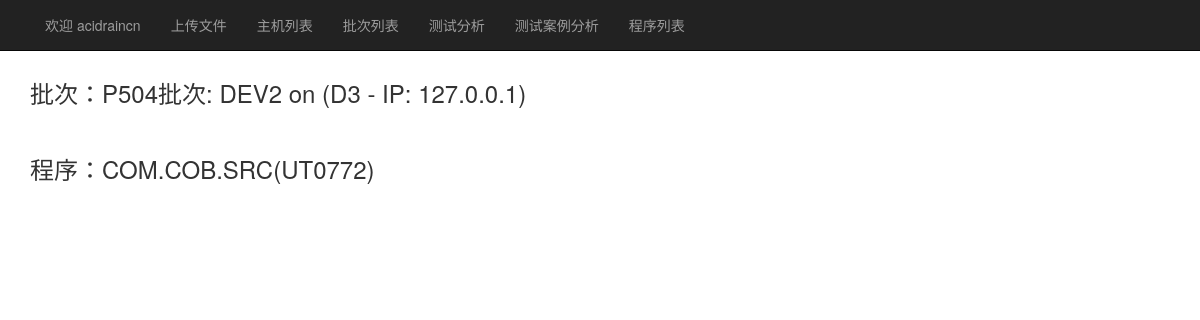
Page /testanalysis/1/ (signed in) on the committed database.
### TestMIS/models.py (models this page shows, shortened)
class TestAnalysis(models.Model):
    version = models.ForeignKey(Version)
    program = models.ForeignKey(Program)
    class Meta:
        verbose_name = "测试分析"
        verbose_name_plural = "测试分析"

class Version(models.Model):
    name = models.CharField(
        verbose_name='批次号',
        max_length=4,
    )
    place = models.ForeignKey(
        verbose_name='主机环境',
        to=Place,
    )
    alias = models.CharField(
        verbose_name='主机环境前缀',
        max_length=4,
    )
    class Meta:
        verbose_name = "批次"
        verbose_name_plural = "批次列表"
    def __unicode__(self):
        return u"{0}批次: {2} on ({1})".format(self.name, self.place, self.alias)

class Place(models.Model):
    name = models.CharField(
        verbose_name='主机名',
        help_text='D3/D4/D5...等主机名称',
        max_length=10,
        primary_key=True,
    )
    ip = models.IPAddressField(
        verbose_name='IP地址',
        help_text='主机对应的IP地址',
    )
    port = models.IntegerField(
        verbose_name='IP端口(默认为0)',
        default=0,
        help_text='主机PCOM的IP端口',
    )
    class Meta:
        verbose_name = "主机"
        verbose_name_plural = "主机列表"
    def __unicode__(self):
        return u"{0} - IP: {1}".format(self.name, self.ip)

class Program(models.Model):
    PDS_LIST = (
        'ONL.COB.SRC', 'COM.COB.SRC', 'BTCH.COB.SRC',
        'ONL.MVSCOB.SRC', 'COM.MVSCOB.SRC', 'BTCH.MVSCOB.SRC',
        )
    PDS_CHOICES = ((x, x) for x in PDS_LIST)
    name = models.CharField(
        verbose_name='程序名',
        max_length=12,
    )
    pds = models.CharField(
        verbose_name='PDS',
        max_length=20,
        choices=PDS_CHOICES,
    )
    class Meta:
        verbose_name = "程序"
        verbose_name_plural = "程序列表"
    def __unicode__(self):
        return u"{0}({1})".format(self.pds, self.name)

### TestMIS/views.py (the view)
# urls.py: url(r'^testanalysis/(?P<pk>\d+)/$', TestAnaDetailView.as_view(), name='testana_detail'),
class TestAnaDetailView(DetailView):
    model = TestAnalysis
    template_name = 'testanalysis_detail.html'
    context_object_name = 'testanalysis_detail'

### templates/testanalysis_detail.html
{% extends 'base.html' %}
{% block content %}
{% if testanalysis_detail %}
  <h3>批次：{{ testanalysis_detail.version }}</h3><br>
  <h3>程序：{{ testanalysis_detail.program }}</h3>
{% endif %}
{% endblock %}

### templates/base.html (shortened to what this page needs)
<html lang="en">
<head>
    {% load staticfiles %}
    {% block css %}
    <link rel="stylesheet" type="text/css" href="{% static 'TestMIS/bootstrap.min.css' %}" />
    {% endblock %}
</head>
<body>
<nav class="navbar navbar-inverse navbar-fixed-top">
    <div class="container">
        <div id="navbar" class="collapse navbar-collapse">
            <ul class="nav navbar-nav">
                {% if user.is_authenticated %}
                <li><a href="#"> 欢迎 {{ user.username }}</a></li>
                    <li><a href="{% url 'upload_file' %}">上传文件</a></li>
                    <li><a href="{% url 'place_list' %}">主机列表</a></li>
                    <li class=""><a href="{% url 'ver_list' %}">批次列表</a></li>
                    <li><a href="{% url 'testana_list' %}">测试分析</a></li>
                <li><a href="{% url 'testcase_list' %}">测试案例分析</a></li>
                <li><a href="{% url 'prog_list' %}">程序列表</a></li>
                {% endif %}
            </ul>
        </div>
    </div>
</nav>
<br/>
<br/>
<br/>
<div class="container">
    <div class="starter-template">
        {% block content %}
        {% endblock %}
    </div>
</div>
{% block scripts %}
{% endblock %}
</body>
</html>

### rows in the picture
TestAnalysis: version "P504批次: DEV2 on (D3 - IP: 127.0.0.1)", program "COM.COB.SRC(UT0772)"

### other values in the picture
{{ user.username }} "acidraincn"
